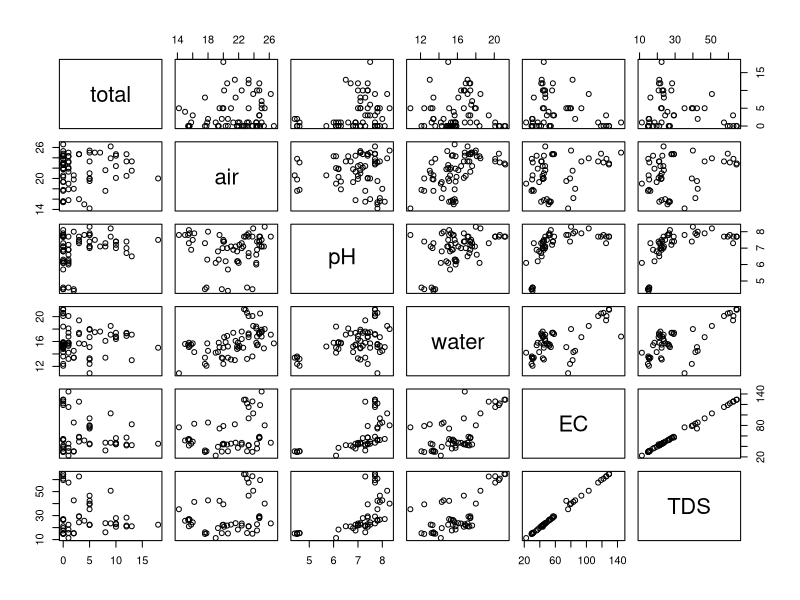

This chart was generated by the following R code: (Note: this script raises an error after producing the figure.)
###############################
# Exploratory plots of salamander and water chemistry
# J. Brooks
###############################

# load packages
library(ggplot2)
library(dplyr)


# read in data
sal <- read.csv("Data/Date_Location_Transect_Visit_Data_Processed.csv", stringsAsFactors = FALSE)


head(sal)
str(sal)
summary(sal)

# attach(sal)
pairs(sal[ ,c(20,23,24,25,27,28)])

plot(Total ~ Air, data = sal)

# Add reference to the up, down
sal <- sal %>%
  mutate(type = ifelse(Type == "res", Up_down, Type))
str(sal)

g1 <- ggplot(sal, aes(Stream, Total, order("POPLICKTRIB","ELKLICK","BLUELICK", "MILL", "BEARHILL", "DUNGHILL", "ALEX", "KOCH", "WSHALEN")))
#g1 + geom_violin(scale="area", data= NULL) # look for data in ggplot()

g1 + geom_boxplot()
#g1 + geom_pointrange(ymin = 0, ymax=20)
#g1 + geom_dotplot(binaxis="y", stackdir="center")

#par(mfrow=c(1,1))
g1 <- ggplot(sal, aes(Stream, Air))
g1 + geom_boxplot()

g1 <- ggplot(sal, aes(Stream, Water))
g1 + geom_boxplot()

g1 <- ggplot(sal, aes(Stream, pH))
g1 + geom_boxplot()

g1 <- ggplot(sal, aes(Stream, EC))
g1 + geom_boxplot()

g1 <- ggplot(sal, aes(Stream, TDS))
g1 + geom_boxplot()

barplot(sal$Total, names.arg = sal$Stream)

mean(sal$Total, na.rm = TRUE)

#if(sal$Stream == "res") print(mean(i))

g2 <- ggplot(sal, aes(x=Total, y=Up_down))
g2 + geom_boxplot()
g2 + geom_bar()

#mean(Totalsal$res)
mean_res <- function(Total, Up_down="res"){
  mean <- sal$Total
}

mean_res(Up_down = "res")

sapply(split(Total, Up_down), mean)
sapply(split(Total, Type), mean)

plot(mean(Total, Type))

# detach(sal)


# Group by transect-visit

sal_means <- sal %>%
  group_by(Stream, Type, Transect, Up_down, type) %>%
  dplyr::select(-Date, -Observers, -Visit) %>%
  summarise_all(mean, na.rm = TRUE)

sal_sds <- sal %>%
  group_by(Stream, Type, Transect, Up_down, type) %>%
  dplyr::select(-Date, -Observers, -Visit) %>%
  summarise_all(sd, na.rm = TRUE)

print(sal_means, n = nrow(sal_means))
print(sal_sds, n = 36)

# plot ggplots with groupings?
ggplot(sal, aes(x = reorder(type, pH, FUN = median), pH)) + geom_boxplot(fill = "lightblue") + theme_bw()
ggplot(sal_means, aes(x = reorder(type, pH, FUN = median), pH)) + geom_boxplot(fill = "lightblue") + theme_bw()
ggplot(sal, aes(x = reorder(type, pH, FUN = median), pH)) + geom_violin(draw_quantiles = c(0.25, 0.5, 0.75), fill = "lightblue") + theme_bw()
ggplot(sal_means, aes(x = reorder(type, pH, FUN = median), pH)) + geom_violin(draw_quantiles = c(0.25, 0.5, 0.75), fill = "lightblue") + theme_bw()

ggplot(sal_means, aes(x = reorder(type, EBISL, FUN = mean), EBISL)) + geom_boxplot(fill = "lightblue") + theme_bw()
ggplot(sal_means, aes(x = reorder(type, EBISL, FUN = mean), EBISL)) + geom_violin(draw_quantiles = 0.5, fill = "lightblue") + theme_bw()

# Explore the effect of distance from a restoration
ggplot(data = filter(sal_means, type != "ref"), aes(Dist, EBISL)) + geom_point() + geom_smooth() + geom_hline(aes(yintercept = mean(unlist(sal_means[which(sal_means$type == "ref"), "EBISL"]), na.rm = TRUE)), colour = "red")

ggplot(data = filter(sal_means, type != "ref"), aes(Dist, EBISL)) + geom_boxplot(aes(group = Dist), fill = "lightblue") + geom_hline(aes(yintercept = mean(unlist(sal_means[which(sal_means$type == "ref"), "EBISL"]), na.rm = TRUE)), colour = "red") + theme_bw()
